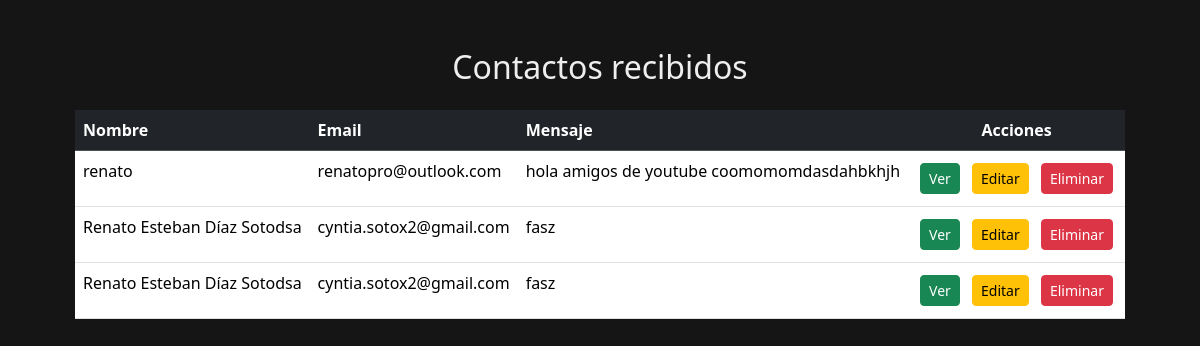
Screenshot of /contactos/ (signed in) with the database file from the repository.
### myportfolio/models.py (models this page shows, shortened)
class Contacto(models.Model):
    nombre = models.CharField(max_length=100)
    email = models.EmailField()
    mensaje = models.TextField()
    mensaje_cifrado = models.TextField(default='')
    fecha = models.DateTimeField(auto_now_add=True)

### myportfolio/views.py (the view)
# urls.py: path('contactos/', views.contacto_lista, name="contacto_lista"),
@login_required
def contacto_lista(request):
    contactos = Contacto.objects.all()
    return render(request, 'myportfolio/contacto_lista.html', {'contactos': contactos})

### myportfolio/templates/myportfolio/contacto_lista.html (shortened to what this page needs)
{% extends 'base_generic.html' %}
{% block content %}
    <div class="container mt-5">
        <h2 class="text-center mb-4">Contactos recibidos</h2>
        <div class="table-responsive">
            <table class="table table-hover aling-middle">
                <thead class="table-dark">
                    <tr>
                        <th scope="col">Nombre</th>
                        <th scope="col">Email</th>
                        <th scope="col">Mensaje</th>
                        <th scope="col" class="text-center">Acciones</th>
                    </tr>
                </thead>
                <tbody>
                    {% for contacto in contactos %}
                    <tr>
                        <td>{{contacto.nombre}}</td>
                        <td>{{contacto.email}}</td>
                        <td>{{contacto.mensaje}}</td>
                        <td class="text-center">
                            <a href="{% url 'contacto_detalle' contacto.pk %}" class="btn btn-success btn-sm m-1">Ver</a>
                            <a href="{% url 'contacto_editar' contacto.pk %}" class="btn btn-warning btn-sm m-1">Editar</a>
                            <form method="POST" action="{% url 'contacto_eliminar' contacto.pk %}" style="display: inline;">
                                <button class="btn btn-danger btn-sm m-1">Eliminar</button>
                            </form>
                        </td>
                    </tr>
                    {% endfor %}
                </tbody>
            </table>
        </div>
    </div>
{% endblock %}

### myportfolio/static/css/style_bd.css (style rules this page uses)
body { background-color: #151515; color: #EEEEEE; }
tbody { background-color: #A91D3A; color: #EEEEEE; }
.container { display: grid; justify-content: center; }

### rows the page displays
Contacto: nombre "renato", email "renatopro@outlook.com", mensaje "hola amigos de youtube coomomomdasdahbkhjh"
Contacto: nombre "Renato Esteban Díaz Sotodsa", email "cyntia.sotox2@gmail.com", mensaje "fasz"
Contacto: nombre "Renato Esteban Díaz Sotodsa", email "cyntia.sotox2@gmail.com", mensaje "fasz"
